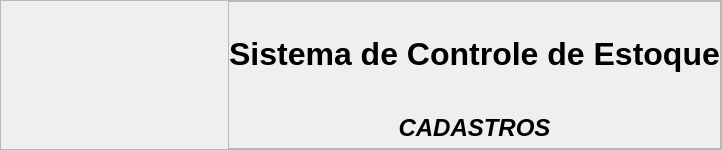
           <widget class="QFrame" name="fr_cabecalho">
            <property name="minimumSize">
             <size>
              <width>0</width>
              <height>150</height>
             </size>
            </property>
            <property name="maximumSize">
             <size>
              <width>16777215</width>
              <height>150</height>
             </size>
            </property>
            <property name="frameShape">
             <enum>QFrame::StyledPanel</enum>
            </property>
            <property name="frameShadow">
             <enum>QFrame::Raised</enum>
            </property>
            <layout class="QHBoxLayout" name="horizontalLayout_4">
             <property name="spacing">
              <number>15</number>
             </property>
             <property name="leftMargin">
              <number>0</number>
             </property>
             <property name="topMargin">
              <number>0</number>
             </property>
             <property name="rightMargin">
              <number>0</number>
             </property>
             <property name="bottomMargin">
              <number>0</number>
             </property>
             <item>
              <widget class="QLabel" name="lb_logo">
               <property name="minimumSize">
                <size>
                 <width>212</width>
                 <height>133</height>
                </size>
               </property>
               <property name="maximumSize">
                <size>
                 <width>212</width>
                 <height>133</height>
                </size>
               </property>
               <property name="text">
                <string>&lt;html&gt;&lt;head/&gt;&lt;body&gt;&lt;p align=&quot;center&quot;&gt;&lt;img src=&quot;:/Icons/Icons/Avitech_m.png&quot;/&gt;&lt;/p&gt;&lt;/body&gt;&lt;/html&gt;</string>
               </property>
               <property name="alignment">
                <set>Qt::AlignRight|Qt::AlignTrailing|Qt::AlignVCenter</set>
               </property>
               <property name="margin">
                <number>3</number>
               </property>
              </widget>
             </item>
             <item>
              <widget class="QFrame" name="frame">
               <property name="frameShape">
                <enum>QFrame::StyledPanel</enum>
               </property>
               <property name="frameShadow">
                <enum>QFrame::Raised</enum>
               </property>
               <layout class="QVBoxLayout" name="verticalLayout_9" stretch="0,0">
                <property name="spacing">
                 <number>0</number>
                </property>
                <property name="leftMargin">
                 <number>0</number>
                </property>
                <property name="topMargin">
                 <number>0</number>
                </property>
                <property name="rightMargin">
                 <number>0</number>
                </property>
                <property name="bottomMargin">
                 <number>0</number>
                </property>
                <item>
                 <widget class="QLabel" name="lb_titulo">
                  <property name="text">
                   <string>&lt;html&gt;&lt;head/&gt;&lt;body&gt;&lt;p align=&quot;center&quot;&gt;&lt;span style=&quot; font-size:24pt; font-weight:700;&quot;&gt;Sistema de Controle de Estoque&lt;/span&gt;&lt;/p&gt;&lt;/body&gt;&lt;/html&gt;</string>
                  </property>
                 </widget>
                </item>
                <item>
                 <widget class="QLabel" name="lb_pagina">
                  <property name="minimumSize">
                   <size>
                    <width>0</width>
                    <height>40</height>
                   </size>
                  </property>
                  <property name="maximumSize">
                   <size>
                    <width>16777215</width>
                    <height>40</height>
                   </size>
                  </property>
                  <property name="font">
                   <font>
                    <family>Arial</family>
                    <pointsize>18</pointsize>
                    <italic>true</italic>
                    <bold>true</bold>
                   </font>
                  </property>
                  <property name="text">
                   <string>CADASTROS</string>
                  </property>
                  <property name="alignment">
                   <set>Qt::AlignCenter</set>
                  </property>
                 </widget>
                </item>
               </layout>
              </widget>
             </item>
            </layout>
           </widget>
